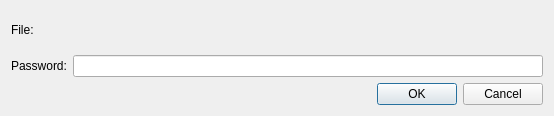
<?xml version="1.0" encoding="UTF-8"?>
<ui version="4.0">
 <class>PasswordDialog</class>
 <widget class="QDialog" name="PasswordDialog">
  <property name="geometry">
   <rect>
    <x>0</x>
    <y>0</y>
    <width>554</width>
    <height>116</height>
   </rect>
  </property>
  <property name="windowTitle">
   <string>Password</string>
  </property>
  <layout class="QGridLayout" name="gridLayout_2">
   <item row="0" column="0">
    <layout class="QVBoxLayout" name="verticalLayout">
     <item>
      <layout class="QGridLayout" name="gridLayout">
       <item row="0" column="0">
        <widget class="QLabel" name="label">
         <property name="text">
          <string>File:</string>
         </property>
        </widget>
       </item>
       <item row="0" column="1">
        <widget class="QLabel" name="fileLabel">
         <property name="text">
          <string/>
         </property>
        </widget>
       </item>
       <item row="1" column="0">
        <widget class="QLabel" name="label_3">
         <property name="text">
          <string>Password:</string>
         </property>
        </widget>
       </item>
       <item row="1" column="1">
        <widget class="QLineEdit" name="passwordEdit">
         <property name="echoMode">
          <enum>QLineEdit::Password</enum>
         </property>
        </widget>
       </item>
      </layout>
     </item>
     <item>
      <widget class="QDialogButtonBox" name="buttonBox">
       <property name="orientation">
        <enum>Qt::Horizontal</enum>
       </property>
       <property name="standardButtons">
        <set>QDialogButtonBox::Cancel|QDialogButtonBox::Ok</set>
       </property>
      </widget>
     </item>
    </layout>
   </item>
  </layout>
 </widget>
 <resources/>
 <connections>
  <connection>
   <sender>buttonBox</sender>
   <signal>accepted()</signal>
   <receiver>PasswordDialog</receiver>
   <slot>accept()</slot>
   <hints>
    <hint type="sourcelabel">
     <x>248</x>
     <y>254</y>
    </hint>
    <hint type="destinationlabel">
     <x>157</x>
     <y>274</y>
    </hint>
   </hints>
  </connection>
  <connection>
   <sender>buttonBox</sender>
   <signal>rejected()</signal>
   <receiver>PasswordDialog</receiver>
   <slot>reject()</slot>
   <hints>
    <hint type="sourcelabel">
     <x>316</x>
     <y>260</y>
    </hint>
    <hint type="destinationlabel">
     <x>286</x>
     <y>274</y>
    </hint>
   </hints>
  </connection>
 </connections>
</ui>
